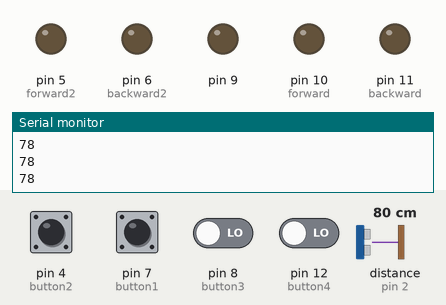
The sketch below on a simulated Arduino Uno, built with avr-gcc and run on an emulated ATmega328P. Shown: output pins drawn as LEDs (lit = HIGH), the last lines printed to the serial monitor. Wiring (inferred from the names in the program): ultrasonic range finder: trigger pin 3; echo pin 2. Dashed ring = blinking. The inputs (shaded band) are chosen by the test bench; at power-on: pin 4 (button2), pin 7 (button1), pin 8 (button3), pin 12 (button4) LOW, distance to the obstacle (sensor on pin 2) 80 cm. The echo pulse lasts 58.3 µs per cm; pins used as bus, display or sensor lines are not drawn.

Above: at 1.2 s.
1.3 s: pin 7 (button1) pulled HIGH for 0.15 s
At 3.2 s:
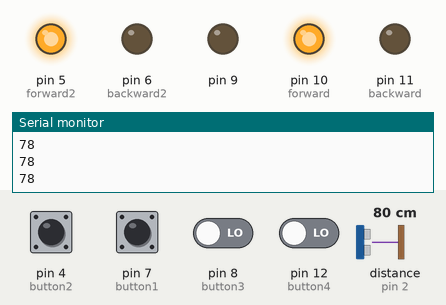
4.4 s: pin 4 (button2) pulled HIGH for 1 s
At 7.3 s:
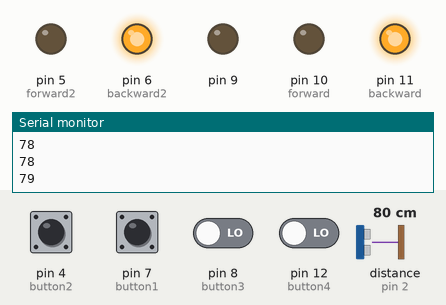
7.6 s: pin 8 (button3) driven HIGH and pin 12 (button4) driven HIGH
At 10.7 s:
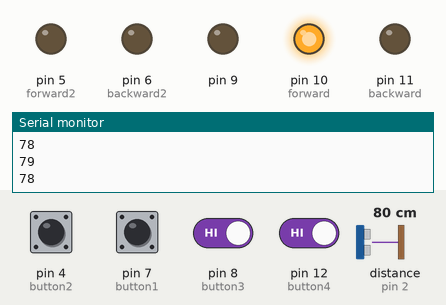
16.6 s: distance to the obstacle (sensor on pin 2) set to 17 cm
At 17.2 s:
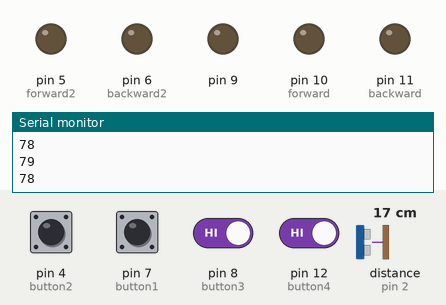
18.4 s: distance to the obstacle (sensor on pin 2) set to 21 cm
At 18.55 s:
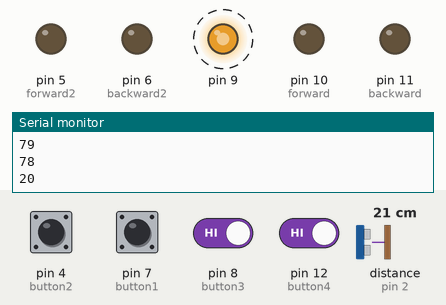
Timing chart, 0 to 21.4 s (numbered marks = the images above; inputs shaded):
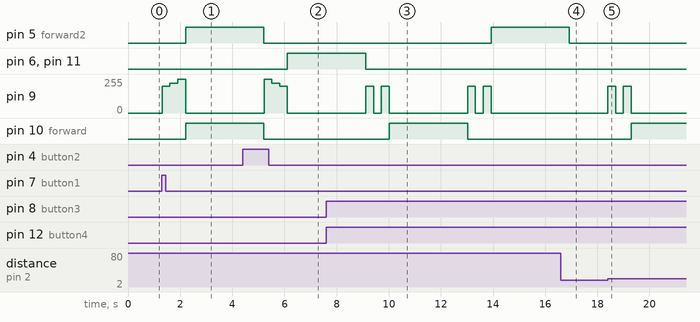

Measured:
- the behaviour switches between 19 and 20 cm on distance to the obstacle (sensor on pin 2) (found by bisection; images 4 and 5)
- after the input at 1.3 s, pin 5 (forward2), pin 10 (forward): LOW → HIGH after 0.91 s; pin 9: 0/255 → 200/255 at once, → 225/255 0.30 s later, → 255/255 0.30 s later, → 0/255 0.30 s later
- after the input at 4.4 s, pin 6 (backward2), pin 11 (backward): LOW → HIGH after 1.7 s; pin 9: 0/255 → 255/255 after 0.82 s, → 225/255 0.30 s later, → 200/255 0.30 s later, → 0/255 0.30 s later
- after the input at 7.6 s, pin 5 (forward2): LOW → HIGH after 6.3 s; pin 9: 0/255 → 200/255 after 1.5 s, → 0/255 0.30 s later, → 200/255 0.30 s later, → 0/255 0.30 s later, … (8 changes in this stretch); pin 10 (forward): LOW → HIGH after 2.4 s, → LOW 3.0 s later
- after the input at 16.6 s, pin 9: stops changing and stays 0/255; pin 10 (forward): stays LOW (without the input it goes to HIGH after 1.2 s)
- after the input at 18.4 s, pin 9: alternates 200/255 for 0.30 s and 0/255 for 0.30 s, 4 changes in all, then stays 0/255, starting at once; pin 10 (forward): LOW → HIGH after 0.90 s

The sketch:

Iteration_3.ino
```cpp
#define forward 10
#define backward 11
#define forward2 5
#define backward2 6

int bstate1 = 0;
int bstate2 = 0;
int bstate3 = 0;
int bstate4 = 0;

int button1 = 7;
int button2 = 4;
int button3 = 8;
int button4 = 12;

long duration;
int distance;

//**************************************

void setup()
{
  pinMode(2, INPUT); //echo
  pinMode(3, OUTPUT); //trigger
  Serial.begin(9600);

  pinMode (button1,INPUT);
  pinMode (button2,INPUT);
  pinMode (button3,INPUT);
  pinMode (button4,INPUT);

  pinMode (9,OUTPUT);

  pinMode(forward,OUTPUT);
  pinMode(backward,OUTPUT);
  pinMode(forward2,OUTPUT);
  pinMode(backward2,OUTPUT);
}
//**************************************

void loop()
{
  bstate1 = digitalRead (button1);
  bstate2 = digitalRead (button2);
  bstate3 = digitalRead (button3);
  bstate4 = digitalRead (button4);


  //trigger code
  digitalWrite(3, LOW);
  delay(0.2);

  digitalWrite(3, HIGH);
  delay(0.10);

  digitalWrite(3, LOW);

  //echo code
  duration = pulseIn(2, HIGH);

  distance = (duration*0.034)/2;


//**************************************
 if (distance >18) {
      Serial.println(distance);
  //forwards
      if (bstate1 == HIGH)
      {
        analogWrite(9,200);
        delay(300);
        analogWrite(9,225);
        delay(300);
        analogWrite(9,255);
        delay(300);
        digitalWrite(9,LOW);
        analogWrite(forward,255);
        analogWrite(forward2,255);
        analogWrite(backward,0);
        analogWrite(backward2,0);
        delay(3000);
        analogWrite(forward,0);
        analogWrite(forward2,0);
        analogWrite(backward,0);
        analogWrite(backward2,0);
      }
        else
      {
        analogWrite(forward,0);
        analogWrite(forward2,0);
        analogWrite(backward,0);
        analogWrite(backward2,0);
      }

        //reverse
      if (bstate2 == HIGH)
      {
        analogWrite(9,255);
        delay(300);
        analogWrite(9,225);
        delay(300);
        analogWrite(9,200);
        delay(300);
        digitalWrite(9,LOW);
        analogWrite(forward,0);
        analogWrite(forward2,0);
        analogWrite(backward,255);
        analogWrite(backward2,255);
        delay(3000);
        analogWrite(forward,0);
        analogWrite(forward2,0);
        analogWrite(backward,0);
        analogWrite(backward2,0);
      }
      else
      {
        analogWrite(forward,0);
        analogWrite(forward2,0);
        analogWrite(backward,0);
        analogWrite(backward2,0);
      }
      //left
      if (bstate4 == HIGH)
      {
         analogWrite(9,200);
        delay(300);
        digitalWrite(9,LOW);
        delay(300);
        analogWrite(9,200);
        delay(300);
        digitalWrite(9,LOW);
        analogWrite(forward,255);
        analogWrite(forward2,0);
        analogWrite(backward,0);
        analogWrite(backward2,0);
        delay(3000);
        analogWrite(forward,0);
        analogWrite(forward2,0);
        analogWrite(backward,0);
        analogWrite(backward2,0);
      }
      else
      {
        analogWrite(forward,0);
        analogWrite(forward2,0);
        analogWrite(backward,0);
        analogWrite(backward2,0);
      }
      //right
      if (bstate3 == HIGH)
      {
        analogWrite(9,200);
        delay(300);
        digitalWrite(9,LOW);
        delay(300);
        analogWrite(9,200);
        delay(300);
        digitalWrite(9,LOW);
        analogWrite(forward,0);
        analogWrite(forward2,255);
        analogWrite(backward,0);
        analogWrite(backward2,0);
        delay(3000);
        analogWrite(forward,0);
        analogWrite(forward2,0);
        analogWrite(backward,0);
        analogWrite(backward2,0);
      }
      else
      {
        analogWrite(forward,0);
        analogWrite(forward2,0);
        analogWrite(backward,0);
        analogWrite(backward2,0);
      }}
  else
    {
      analogWrite(forward,0);
      analogWrite(forward2,0);
      analogWrite(backward,0);
      analogWrite(backward2,0);
    }

  /*
  analogWrite(forward,255);
  analogWrite(forward2,255);
  delay(2000);
  analogWrite(forward,0);
  analogWrite(forward2,0);
  delay(2000);
  analogWrite(backward,255);
  analogWrite(backward2,255);
  delay(2000);
  analogWrite(backward,0);
  analogWrite(backward2,0);
  delay(2000);
  */
}
```
